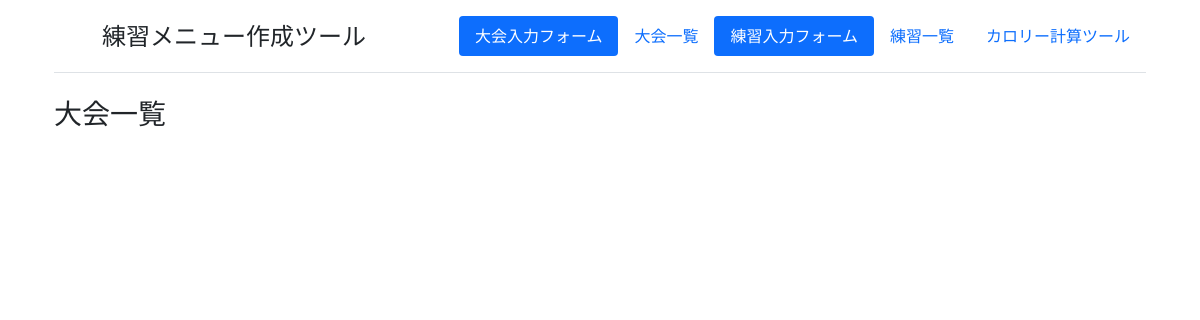
The app's page /Race_list/, older data.
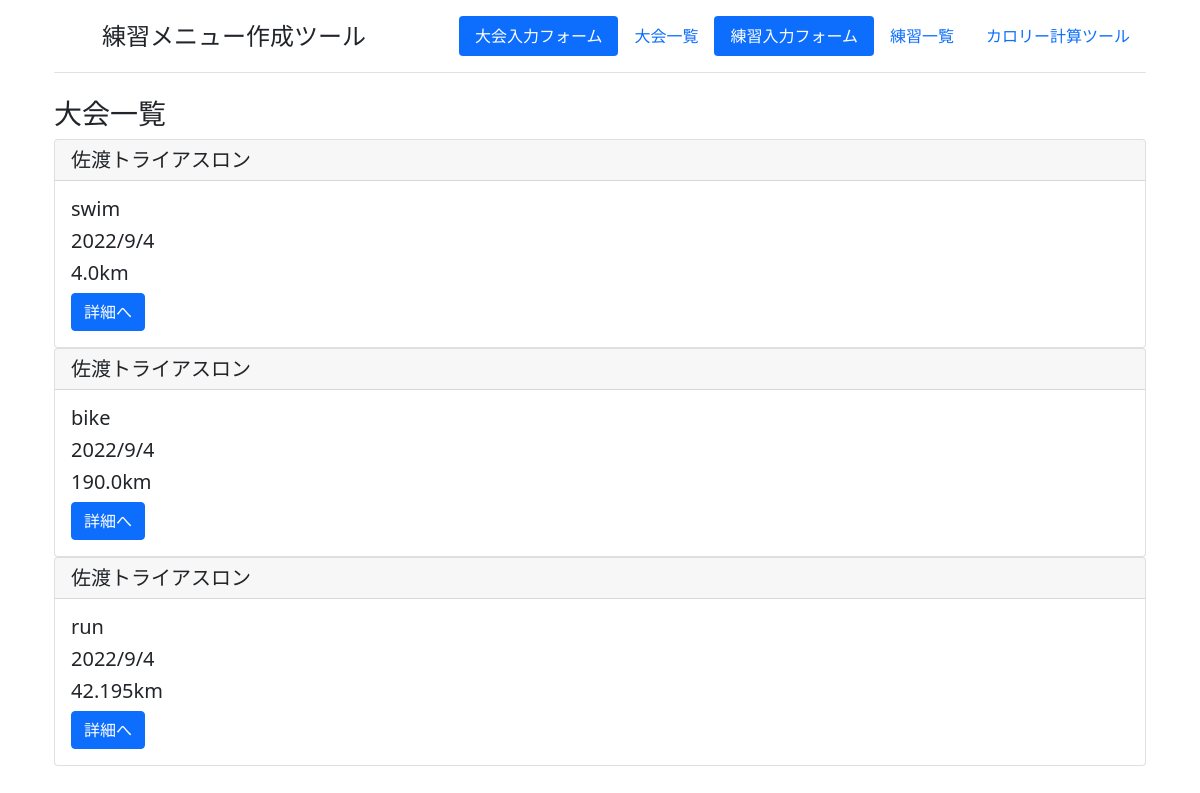
The same page, newer data.
### PMapp/models.py (models this page shows, shortened)
class Race(models.Model):
    Athletic_CHOICES = [
   ('swim', '水泳大会'),
   ('bike', 'ロードレース'),
   ('run', '陸上大会'),
]
    RaceName = models.CharField('大会名', max_length=50)
    Category = models.CharField('大会カテゴリ', max_length=30, choices=Athletic_CHOICES)
    RaceDate = models.DateTimeField('大会日')
    Distance = models.IntegerField('距離(m)')
    TimeLimit = models.IntegerField('時間制限(min)', blank=True, null=True)
    TargetTime = models.IntegerField('目標タイム(min)', blank=True, null=True)
    Remarks = models.TextField('備考', blank=True, null=True, max_length=1000)

### PMapp/views.py (the view)
# urls.py: path('Race_list/', views.Race_list.as_view(), name='Race_list'),
class Race_list(ListView):
    template_name = 'PMapp/Race_list.html'
    model = Race

### PMapp/templates/PMapp/Race_list.html
{% extends 'PMapp/base.html' %}
{% block content %}
<div class="container">
    <h3>大会一覧</h3>
    {% load mathfilters %}
    {% for item in object_list %}
    <div class="card">
        <h5 class="card-header">{{ item.RaceName }}</h5>
        <div class="card-body">
            <h5 class="card-title">{{ item.Category }}</h5>
            <h5 class="card-title">{{ item.RaceDate | date:"Y/n/j" }}</h5>
            {% if item.Distance >= 1000 %}
            <h5 class="card-title">{{ item.Distance|div:1000 }}km</h5>
            {% else %}
            <h5 class="card-title">{{ item.Distance }}m</h5>
            {% endif %}
            <a href="{% url 'PMapp:Race_detail' item.pk %}" class="btn btn-primary">詳細へ</a>
        </div>
    </div>
    {% endfor %}
</div>
{% endblock %}

### PMapp/templates/PMapp/base.html (shortened to what this page needs)
<!doctype html>
<html lang="ja">
  <head>
    <link rel="stylesheet" href="https://cdn.jsdelivr.net/npm/bootstrap@5.2.0-beta1/dist/css/bootstrap.min.css" rel="stylesheet">
    <link href="https://cdn.jsdelivr.net/npm/bootstrap@5.0.2/dist/css/bootstrap.min.css" rel="stylesheet">
  </head>
  <body>
    <div class="container">
      <header class="d-flex flex-wrap justify-content-center py-3 mb-4 border-bottom">
        <a href="/" class="d-flex align-items-center mb-3 mb-md-0 me-md-auto text-dark text-decoration-none">
          <svg class="bi me-2" width="40" height="32"><use xlink:href="#bootstrap"/></svg>
          <span class="fs-4">練習メニュー作成ツール</span>
        </a>
        <ul class="nav nav-pills">
          <li class="nav-item"><a href="{% url 'PMapp:RaceInfo' %}" class="nav-link active" aria-current="page">大会入力フォーム</a></li>
          <li class="nav-item"><a href="{% url 'PMapp:Race_list' %}" class="nav-link">大会一覧</a></li>
          <li class="nav-item"><a href="{% url 'PMapp:MenuInfo' %}" class="nav-link active" aria-current="page">練習入力フォーム</a></li>
          <li class="nav-item"><a href="{% url 'PMapp:Menu_list' %}" class="nav-link">練習一覧</a></li>
          <li class="nav-item"><a href="{% url 'PMapp:Calcurate_Cal' %}" class="nav-link">カロリー計算ツール</a></li>
        </ul>
      </header>
    </div>
    {% block content %}
    {% endblock %}
  </body>
</html>

Row changes from the older to the newer data that the page shows:
added Race: RaceName "佐渡トライアスロン", Category "swim", RaceDate "2022/9/4", Distance|div "4.0"
added Race: RaceName "佐渡トライアスロン", Category "bike", RaceDate "2022/9/4", Distance|div "190.0"
added Race: RaceName "佐渡トライアスロン", Category "run", RaceDate "2022/9/4", Distance|div "42.195"
